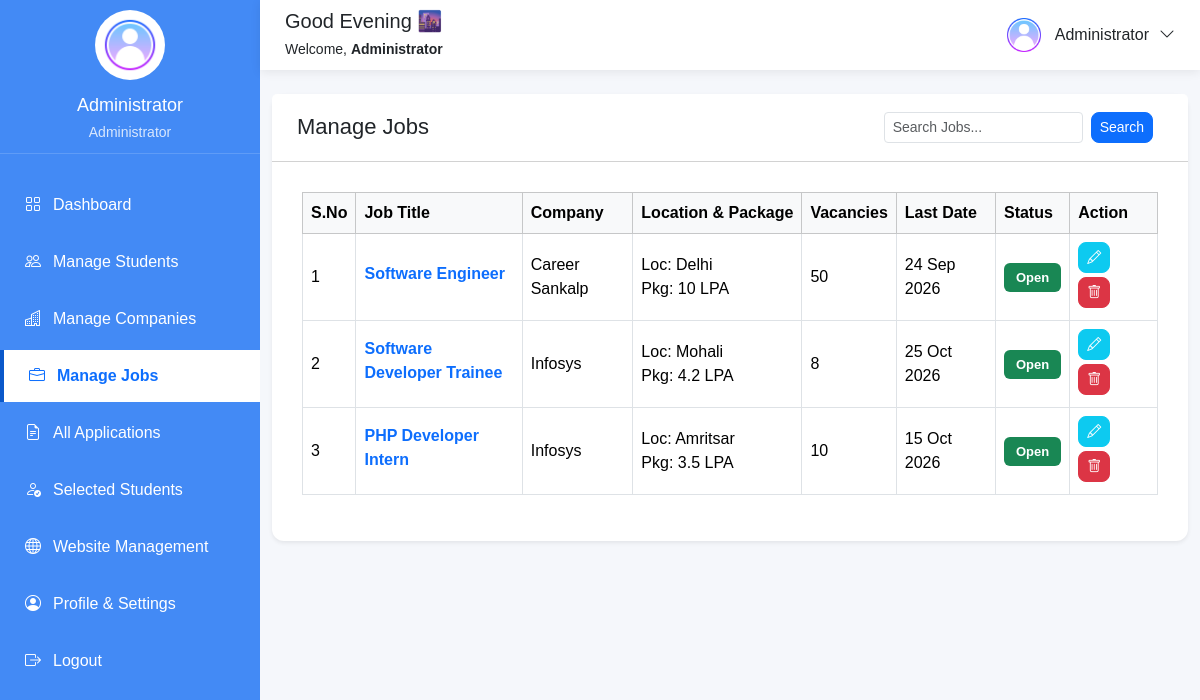
Screenshot of /admin/jobs.php (signed in) with the database file from the repository.
### tables this page shows
CREATE TABLE `jobs` (
  `id` int(11) NOT NULL,
  `company_id` int(11) NOT NULL,
  `title` varchar(150) NOT NULL,
  `location` varchar(100) DEFAULT NULL,
  `package` varchar(50) DEFAULT NULL,
  `vacancies` int(11) DEFAULT NULL,
  `eligibility` text DEFAULT NULL,
  `description` text DEFAULT NULL,
  `last_date` date DEFAULT NULL,
  `status` enum('Open','Closed') DEFAULT 'Open',
  `created_at` timestamp NOT NULL DEFAULT current_timestamp()
);

CREATE TABLE `companies` (
  `id` int(11) NOT NULL,
  `company_code` varchar(20) DEFAULT NULL,
  `company_name` varchar(150) NOT NULL,
  `hr_name` varchar(100) DEFAULT NULL,
  `email` varchar(100) DEFAULT NULL,
  `phone` varchar(15) DEFAULT NULL,
  `address` text DEFAULT NULL,
  `website` varchar(255) DEFAULT NULL,
  `logo` varchar(255) DEFAULT NULL,
  `password` varchar(255) NOT NULL,
  `status` enum('Pending','Approved','Rejected') DEFAULT 'Pending',
  `created_at` timestamp NOT NULL DEFAULT current_timestamp()
);

### admin/jobs.php (the view, shortened to what this page needs)
<?php
include 'includes/admin-header.php';
include 'includes/admin-sidebar.php';
$search_query = "";
?>
<div class="main-content">
    <?php include 'includes/admin-topbar.php'; ?>
    <div class="container-fluid py-4">
        <div class="card shadow-sm border-0">
            <div class="card-header bg-white d-flex justify-content-between align-items-center">
                <h4 class="mb-0">Manage Jobs</h4>
                <form method="GET" class="d-flex">
                    <input type="text" name="search" class="form-control form-control-sm me-2" placeholder="Search Jobs..." value="<?php echo isset($_GET['search']) ? htmlspecialchars($_GET['search']) : ''; ?>">
                    <button type="submit" class="btn btn-sm btn-primary">Search</button>
                </form>
            </div>
            <div class="card-body">
                <div class="table-responsive">
                    <table class="table table-bordered table-hover align-middle">
                        <thead class="table-light">
                            <tr>
                                <th>S.No</th>
                                <th>Job Title</th>
                                <th>Company</th>
                                <th>Location & Package</th>
                                <th>Vacancies</th>
                                <th>Last Date</th>
                                <th>Status</th>
                                <th>Action</th>
                            </tr>
                        </thead>
                        <tbody>
                            <?php
                            $i = 1;
                            $query = mysqli_query($conn, "
                                SELECT jobs.*, companies.company_name
                                FROM jobs
                                INNER JOIN companies ON jobs.company_id = companies.id
                                $search_query
                                ORDER BY jobs.created_at DESC
                            ");
                            if (mysqli_num_rows($query) > 0) {
                                while ($row = mysqli_fetch_assoc($query)) {
                            ?>
                                    <tr>
                                        <td><?php echo $i++; ?></td>
                                        <td><strong><?php echo htmlspecialchars($row['title']); ?></strong></td>
                                        <td><?php echo htmlspecialchars($row['company_name']); ?></td>
                                        <td>
                                            Loc: <?php echo htmlspecialchars($row['location']); ?><br>
                                            Pkg: <?php echo htmlspecialchars($row['package']); ?>
                                        </td>
                                        <td><?php echo $row['vacancies']; ?></td>
                                        <td><?php echo date("d M Y", strtotime($row['last_date'])); ?></td>
                                        <td>
                                            <?php if ($row['status'] == 'Open') { ?>
                                                <span class="badge bg-success">Open</span>
                                            <?php } else { ?>
                                                <span class="badge bg-danger">Closed</span>
                                            <?php } ?>
                                        </td>
                                        <td>
                                            <a href="edit-job.php?id=<?php echo $row['id']; ?>" class="btn btn-sm btn-info text-white mb-1" title="Edit Job">
                                                <i class="bi bi-pencil"></i>
                                            </a>
                                            <a href="?delete=<?php echo $row['id']; ?>" class="btn btn-sm btn-danger mb-1" onclick="return confirm('Are you sure you want to delete this job?');" title="Delete">
                                                <i class="bi bi-trash"></i>
                                            </a>
                                        </td>
                                    </tr>
                            <?php
                                }
                            } else {
                                echo '<tr><td colspan="8" class="text-center">No jobs found.</td></tr>';
                            }
                            ?>
                        </tbody>
                    </table>
                </div>
            </div>
        </div>
    </div>
</div>
<?php include 'includes/admin-footer.php'; ?>

### admin/includes/admin-sidebar.php (shortened to what this page needs)
<div class="sidebar d-none d-lg-block">
    <div class="sidebar-profile">
        <?php if (!empty($admin['profile_image']) && file_exists('../uploads/' . $admin['profile_image'])) { ?>
            <img src="../uploads/<?php echo $admin['profile_image']; ?>" alt="Admin" style="object-fit: cover;">
        <?php } else { ?>
            <img src="../assets/images/default-user.png" alt="Admin" style="object-fit: cover;">
        <?php } ?>
        <h5><?php echo htmlspecialchars($admin['name']); ?></h5>
        <p>Administrator</p>
    </div>
    <?php include 'admin-menu.php'; ?>
</div>
        <?php include 'admin-menu.php'; ?>

### admin/includes/admin-topbar.php (shortened to what this page needs)
<div class="topbar">
    <div class="d-flex align-items-center">
        <div>
            <h5 class="mb-1">
                <?php
                $hour = date("H");
                if ($hour >= 5 && $hour < 12) {
                    echo "Good Morning 👋";
                } elseif ($hour >= 12 && $hour < 17) {
                    echo "Good Afternoon ☀️";
                } else {
                    echo "Good Evening 🌆";
                }
                ?>
            </h5>
            <small>
                Welcome, <strong><?php echo htmlspecialchars($admin['name']); ?></strong>
            </small>
        </div>
    </div>
    <div class="dropdown">
        <a href="#" class="profile-dropdown dropdown-toggle" role="button" id="adminProfileDropdown" data-bs-toggle="dropdown" aria-expanded="false">
            <?php if (!empty($admin['profile_image']) && file_exists('../uploads/' . $admin['profile_image'])) { ?>
                <img src="../uploads/<?php echo $admin['profile_image']; ?>" style="object-fit: cover;">
            <?php } else { ?>
                <img src="../assets/images/default-user.png" style="object-fit: cover;">
            <?php } ?>
            <span><?php echo htmlspecialchars($admin['name']); ?></span>
            <i class="bi bi-chevron-down"></i>
        </a>
    </div>
</div>

### assets/css/dashboard.css (style rules this page uses)
* { margin: 0; padding: 0; box-sizing: border-box; }
body { background: #f5f7fb; font-family: Arial, Helvetica, sans-serif; }
.main-content { margin-left: 260px; }
.card { border-radius: 12px; }
.card h4 { font-size: 22px; }
.card-header { padding: 18px 25px; }
.card-body { padding: 30px; }
.btn { border-radius: 8px; }
.sidebar { position: fixed; top: 0; left: 0; width: 260px; height: 100vh; background: #438af5; overflow-y: auto; }
.sidebar-profile { text-align: center; padding: 10px 5px; border-bottom: 1px solid rgba(255, 255, 255, .15); }
.sidebar-profile img { width: 70px; height: 70px; border-radius: 50%; object-fit: cover; border: 4px solid rgba(255, 255, 255, .30); margin-bottom: 15px; background: #fff; }
.sidebar-profile h5 { color: #fff; margin-bottom: 5px; font-size: 18px; }
.sidebar-profile p { color: rgba(255, 255, 255, .80); margin: 0; font-size: 14px; }
.topbar { position: sticky; top: 0; z-index: 999; height: 70px; background: #fff; display: flex; justify-content: space-between; align-items: center; padding: 0 25px; box-shadow: 0 2px 10px rgba(0, 0, 0, .08); }
.topbar>div:first-child { display: flex; align-items: center; }
.topbar>div:last-child { margin-left: auto; }
.profile-dropdown { display: flex; align-items: center; gap: 10px; text-decoration: none; color: #212529; cursor: pointer; }
.profile-dropdown::after { display: none !important; }
.profile-dropdown img { width: 42px; height: 42px; border-radius: 50%; object-fit: cover; }
.card h4 { font-size: 22px; margin-bottom: 20px; }
.card .btn { margin-right: 10px; }
.card-body strong { display: block; margin-bottom: 6px; color: #0d6efd; }
.table th { white-space: nowrap; font-weight: 600; }
.table td { vertical-align: middle; }
.badge { padding: 8px 12px; font-size: 13px; }

### rows the page displays
jobs: title "Software Engineer", company.company_name "Career Sankalp", location "Delhi", package "10 LPA", vacancies "50", last_date "24 Sep 2026", status "Open"
jobs: title "Software Developer Trainee", company.company_name "Infosys", location "Mohali", package "4.2 LPA", vacancies "8", last_date "25 Oct 2026", status "Open"
jobs: title "PHP Developer Intern", company.company_name "Infosys", location "Amritsar", package "3.5 LPA", vacancies "10", last_date "15 Oct 2026", status "Open"

### other values shown
$admin['name'] "Administrator"
